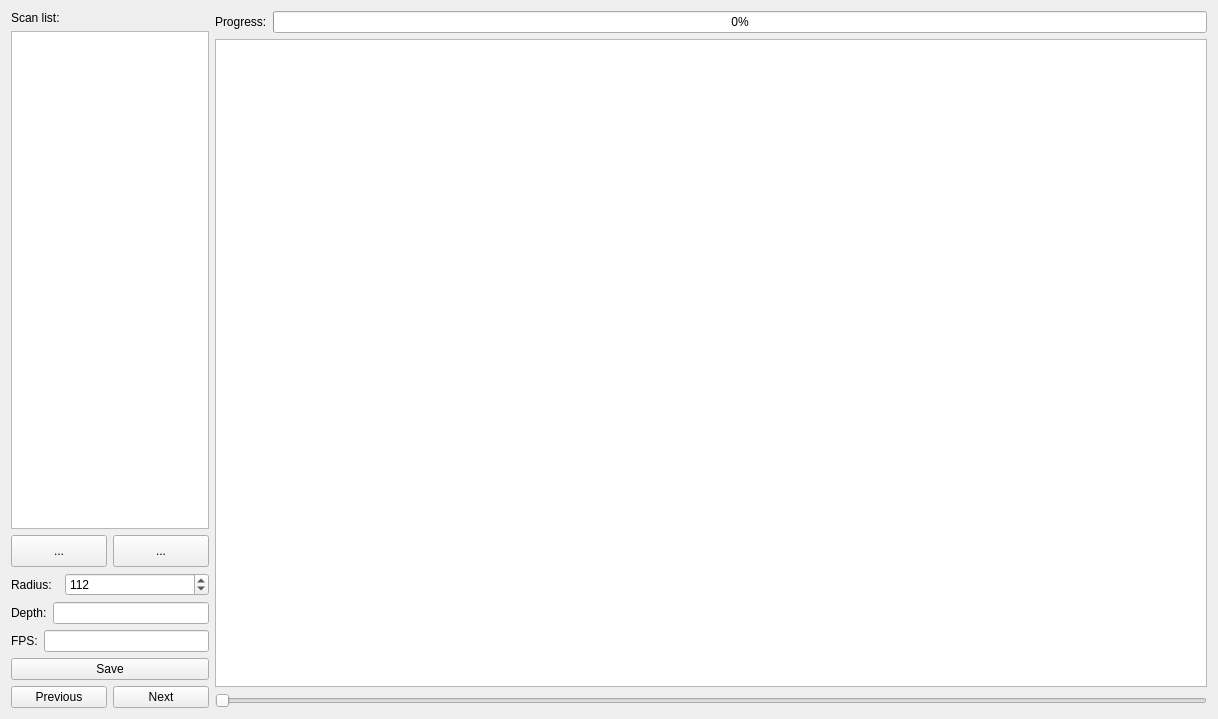
<?xml version="1.0" encoding="UTF-8"?>
<ui version="4.0">
 <class>Labeler</class>
 <widget class="QWidget" name="Labeler">
  <property name="geometry">
   <rect>
    <x>0</x>
    <y>0</y>
    <width>1218</width>
    <height>719</height>
   </rect>
  </property>
  <property name="windowTitle">
   <string>Video Labeler</string>
  </property>
  <layout class="QHBoxLayout" name="horizontalLayout_7" stretch="1,5">
   <item>
    <layout class="QVBoxLayout" name="verticalLayout_2">
     <item>
      <widget class="QLabel" name="label">
       <property name="text">
        <string>Scan list:</string>
       </property>
      </widget>
     </item>
     <item>
      <widget class="QListView" name="scan_list"/>
     </item>
     <item>
      <layout class="QHBoxLayout" name="horizontalLayout_4">
       <item>
        <widget class="QToolButton" name="interpolate_button">
         <property name="sizePolicy">
          <sizepolicy hsizetype="Expanding" vsizetype="Fixed">
           <horstretch>0</horstretch>
           <verstretch>0</verstretch>
          </sizepolicy>
         </property>
         <property name="minimumSize">
          <size>
           <width>32</width>
           <height>32</height>
          </size>
         </property>
         <property name="text">
          <string>...</string>
         </property>
         <property name="icon">
          <iconset resource="../resources.qrc">
           <normaloff>:/icons/interpolate.png</normaloff>:/icons/interpolate.png</iconset>
         </property>
         <property name="iconSize">
          <size>
           <width>24</width>
           <height>24</height>
          </size>
         </property>
        </widget>
       </item>
       <item>
        <widget class="QToolButton" name="delete_button">
         <property name="sizePolicy">
          <sizepolicy hsizetype="Expanding" vsizetype="Fixed">
           <horstretch>0</horstretch>
           <verstretch>0</verstretch>
          </sizepolicy>
         </property>
         <property name="minimumSize">
          <size>
           <width>32</width>
           <height>32</height>
          </size>
         </property>
         <property name="text">
          <string>...</string>
         </property>
         <property name="icon">
          <iconset resource="../resources.qrc">
           <normaloff>:/icons/delete.png</normaloff>:/icons/delete.png</iconset>
         </property>
         <property name="iconSize">
          <size>
           <width>24</width>
           <height>24</height>
          </size>
         </property>
        </widget>
       </item>
      </layout>
     </item>
     <item>
      <layout class="QHBoxLayout" name="horizontalLayout_3" stretch="1,3">
       <item>
        <widget class="QLabel" name="label_4">
         <property name="text">
          <string>Radius:</string>
         </property>
        </widget>
       </item>
       <item>
        <widget class="QSpinBox" name="radius_spin_box">
         <property name="maximum">
          <number>400</number>
         </property>
         <property name="value">
          <number>112</number>
         </property>
        </widget>
       </item>
      </layout>
     </item>
     <item>
      <layout class="QHBoxLayout" name="horizontalLayout_2">
       <item>
        <widget class="QLabel" name="label_3">
         <property name="text">
          <string>Depth:</string>
         </property>
        </widget>
       </item>
       <item>
        <widget class="QLineEdit" name="depth_inputline"/>
       </item>
      </layout>
     </item>
     <item>
      <layout class="QHBoxLayout" name="horizontalLayout">
       <item>
        <widget class="QLabel" name="label_2">
         <property name="text">
          <string>FPS:</string>
         </property>
        </widget>
       </item>
       <item>
        <widget class="QLineEdit" name="fps_inputline"/>
       </item>
      </layout>
     </item>
     <item>
      <widget class="QPushButton" name="save_button">
       <property name="text">
        <string>Save</string>
       </property>
      </widget>
     </item>
     <item>
      <layout class="QHBoxLayout" name="horizontalLayout_5">
       <item>
        <widget class="QPushButton" name="previous_button">
         <property name="text">
          <string>Previous</string>
         </property>
        </widget>
       </item>
       <item>
        <widget class="QPushButton" name="next_button">
         <property name="text">
          <string>Next</string>
         </property>
        </widget>
       </item>
      </layout>
     </item>
    </layout>
   </item>
   <item>
    <layout class="QVBoxLayout" name="verticalLayout">
     <item>
      <layout class="QHBoxLayout" name="horizontalLayout_6">
       <item>
        <widget class="QLabel" name="label_5">
         <property name="text">
          <string>Progress:</string>
         </property>
        </widget>
       </item>
       <item>
        <widget class="QProgressBar" name="progressBar">
         <property name="value">
          <number>0</number>
         </property>
        </widget>
       </item>
      </layout>
     </item>
     <item>
      <widget class="VideoSlicer" name="slicer"/>
     </item>
     <item>
      <widget class="QSlider" name="frame_slider">
       <property name="orientation">
        <enum>Qt::Horizontal</enum>
       </property>
      </widget>
     </item>
    </layout>
   </item>
  </layout>
 </widget>
 <customwidgets>
  <customwidget>
   <class>VideoSlicer</class>
   <extends>QGraphicsView</extends>
   <header location="global">vino.logic.slicer.h</header>
  </customwidget>
 </customwidgets>
 <resources>
  <include location="../resources.qrc"/>
 </resources>
 <connections/>
</ui>
